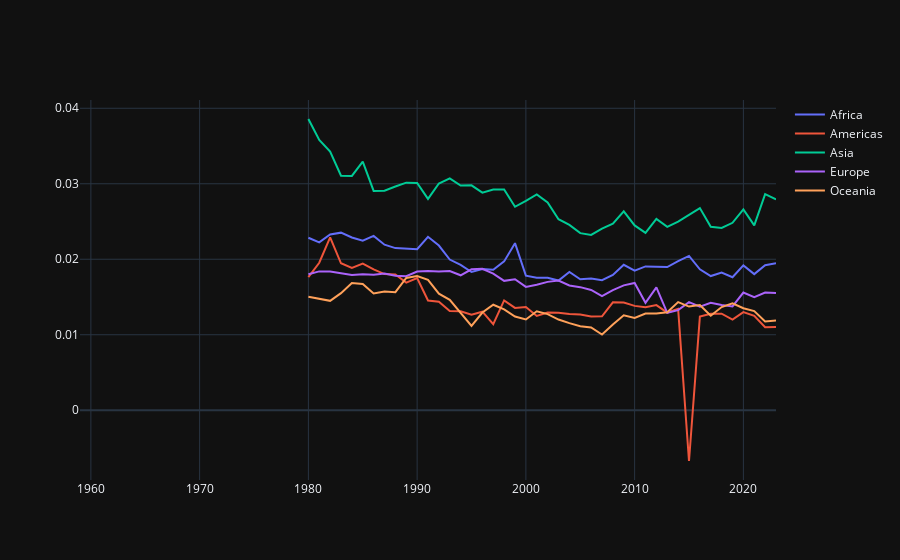

The cell this chart's notebook holds for it:
### Code cell
fig = go.Figure()

for region, data in defense_region.groupby('region'):

    fig.add_trace(
        go.Scatter(
            x=data['year'],
            y=data['value_pct_national_income'],
            name=region
        )
    )

fig.show()
